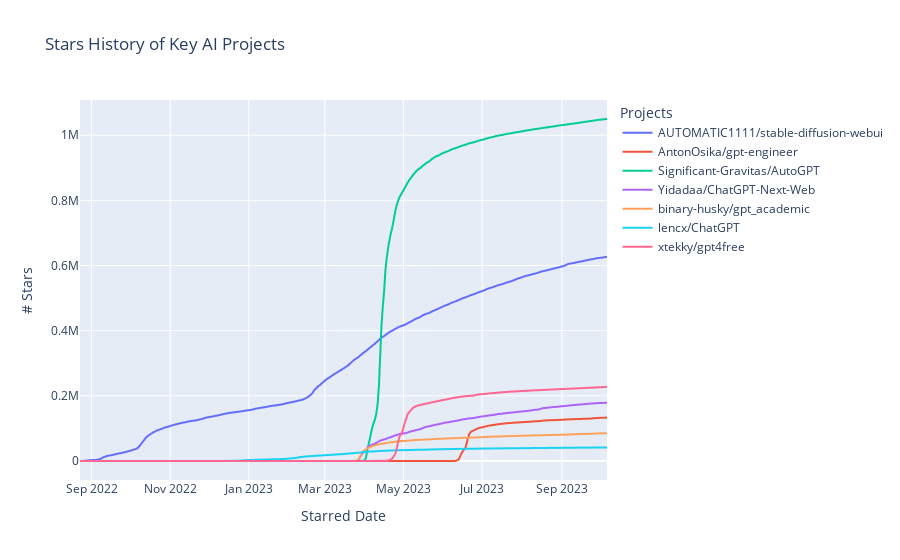

The code cell stored with this chart in its notebook:
### Code cell
pd.options.plotting.backend = "plotly"
df_daily.plot(
    #kind='bar',
    x='starred_date',
    y=df_daily.columns[1:],
    title="Stars History of Key AI Projects",
    height=500,
    labels={
        "variable": "Projects",
        "value": "# Stars",
        "starred_date": "Starred Date",
    },
)

### Figure 1 — Plotly figure (JSON) as saved in the notebook; plotly's stock layout.template omitted (floating-point values rounded to 4 significant figures; data arrays with more than 128 entries replaced by an {"elided": "..."} marker saying what was removed)
{"data": [{"hovertemplate": "Projects=AUTOMATIC1111/stable-diffusion-webui<br>Starred Date=%{x}<br># Stars=%{y}<extra></extra>", "legendgroup": "AUTOMATIC1111/stable-diffusion-webui", "line": {"color": "#636efa", "dash": "solid"}, "marker": {"symbol": "circle"}, "mode": "lines", "name": "AUTOMATIC1111/stable-diffusion-webui", "showlegend": true, "type": "scattergl", "x": {"elided": "410 str values"}, "xaxis": "x", "y": {"elided": "410 int values"}, "yaxis": "y"}, {"hovertemplate": "Projects=AntonOsika/gpt-engineer<br>Starred Date=%{x}<br># Stars=%{y}<extra></extra>", "legendgroup": "AntonOsika/gpt-engineer", "line": {"color": "#EF553B", "dash": "solid"}, "marker": {"symbol": "circle"}, "mode": "lines", "name": "AntonOsika/gpt-engineer", "showlegend": true, "type": "scattergl", "x": {"elided": "410 str values"}, "xaxis": "x", "y": {"elided": "410 int values"}, "yaxis": "y"}, {"hovertemplate": "Projects=Significant-Gravitas/AutoGPT<br>Starred Date=%{x}<br># Stars=%{y}<extra></extra>", "legendgroup": "Significant-Gravitas/AutoGPT", "line": {"color": "#00cc96", "dash": "solid"}, "marker": {"symbol": "circle"}, "mode": "lines", "name": "Significant-Gravitas/AutoGPT", "showlegend": true, "type": "scattergl", "x": {"elided": "410 str values"}, "xaxis": "x", "y": {"elided": "410 int values"}, "yaxis": "y"}, {"hovertemplate": "Projects=Yidadaa/ChatGPT-Next-Web<br>Starred Date=%{x}<br># Stars=%{y}<extra></extra>", "legendgroup": "Yidadaa/ChatGPT-Next-Web", "line": {"color": "#ab63fa", "dash": "solid"}, "marker": {"symbol": "circle"}, "mode": "lines", "name": "Yidadaa/ChatGPT-Next-Web", "showlegend": true, "type": "scattergl", "x": {"elided": "410 str values"}, "xaxis": "x", "y": {"elided": "410 int values"}, "yaxis": "y"}, {"hovertemplate": "Projects=binary-husky/gpt_academic<br>Starred Date=%{x}<br># Stars=%{y}<extra></extra>", "legendgroup": "binary-husky/gpt_academic", "line": {"color": "#FFA15A", "dash": "solid"}, "marker": {"symbol": "circle"}, "mode": "lines", "name": "binary-husky/gpt_academic", "showlegend": true, "type": "scattergl", "x": {"elided": "410 str values"}, "xaxis": "x", "y": {"elided": "410 int values"}, "yaxis": "y"}, {"hovertemplate": "Projects=lencx/ChatGPT<br>Starred Date=%{x}<br># Stars=%{y}<extra></extra>", "legendgroup": "lencx/ChatGPT", "line": {"color": "#19d3f3", "dash": "solid"}, "marker": {"symbol": "circle"}, "mode": "lines", "name": "lencx/ChatGPT", "showlegend": true, "type": "scattergl", "x": {"elided": "410 str values"}, "xaxis": "x", "y": {"elided": "410 int values"}, "yaxis": "y"}, {"hovertemplate": "Projects=xtekky/gpt4free<br>Starred Date=%{x}<br># Stars=%{y}<extra></extra>", "legendgroup": "xtekky/gpt4free", "line": {"color": "#FF6692", "dash": "solid"}, "marker": {"symbol": "circle"}, "mode": "lines", "name": "xtekky/gpt4free", "showlegend": true, "type": "scattergl", "x": {"elided": "410 str values"}, "xaxis": "x", "y": {"elided": "410 int values"}, "yaxis": "y"}], "layout": {"autosize": true, "legend": {"title": {"text": "Projects"}, "tracegroupgap": 0}, "title": {"text": "Stars History of Key AI Projects"}, "xaxis": {"anchor": "y", "autorange": true, "domain": [0, 1], "range": ["2022-08-23", "2023-10-06"], "title": {"text": "Starred Date"}, "type": "date"}, "yaxis": {"anchor": "x", "autorange": true, "domain": [0, 1], "range": [-58320.0, 1108000.0], "title": {"text": "# Stars"}, "type": "linear"}}}
